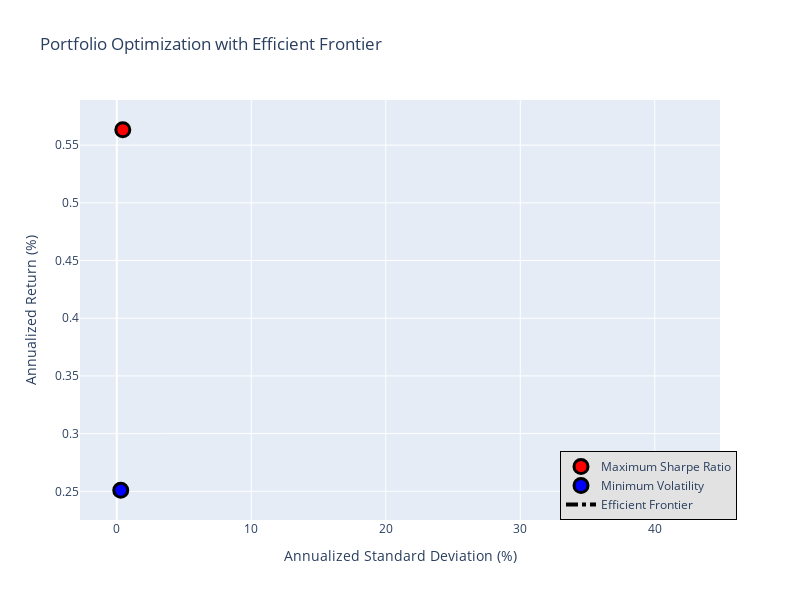

The code cell stored with this chart in its notebook:
### Code cell
plot_efficient_frontier(mean_returns=mean_returns, cov_matrix=cov_mtx_return)

### Figure 1 — Plotly figure (JSON) as saved in the notebook; plotly's stock layout.template omitted (floating-point values rounded to 4 significant figures)
{"data": [{"marker": {"color": "red", "line": {"color": "black", "width": 3}, "size": 14}, "mode": "markers", "name": "Maximum Sharpe Ratio", "type": "scatter", "x": [0.4485], "y": [0.5633]}, {"marker": {"color": "blue", "line": {"color": "black", "width": 3}, "size": 14}, "mode": "markers", "name": "Minimum Volatility", "type": "scatter", "x": [0.2963], "y": [0.2509]}, {"line": {"color": "black", "dash": "dashdot", "width": 4}, "mode": "lines", "name": "Efficient Frontier", "type": "scatter", "x": [29.63, 29.71, 29.9, 30.18, 30.56, 31.04, 31.6, 32.25, 32.98, 33.78, 34.65, 35.59, 36.58, 37.63, 38.73, 39.88, 41.07, 42.29, 43.55, 44.85], "y": [[25.09, 26.74, 28.38, 30.02, 31.67, 33.31, 34.96, 36.6, 38.25, 39.89, 41.53, 43.18, 44.82, 46.47, 48.11, 49.76, 51.4, 53.04, 54.69, 56.33]]}], "layout": {"height": 600, "legend": {"bgcolor": "#E2E2E2", "bordercolor": "black", "borderwidth": 1, "traceorder": "normal", "x": 0.75, "y": 0}, "showlegend": true, "title": {"text": "Portfolio Optimization with Efficient Frontier"}, "width": 800, "xaxis": {"title": {"text": "Annualized Standard Deviation (%)"}}, "yaxis": {"title": {"text": "Annualized Return (%)"}}}}
